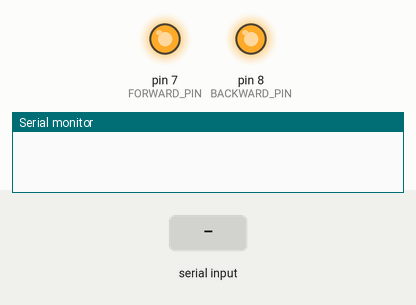
Simulated run of this sketch. Board: Arduino Uno, built with avr-gcc and run on an emulated ATmega328P. On the bench: output pins drawn as LEDs (lit = HIGH), the last lines printed to the serial monitor. The test bench sets the inputs (shaded band).

Above: at 1.2 s.
1.3 s: "FORWARD" received over Serial
At 2.8 s:
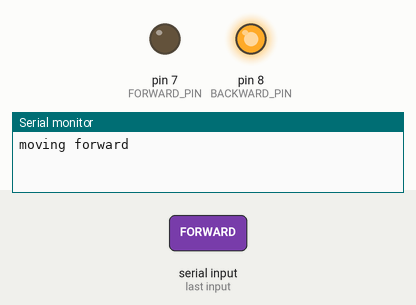
4.3 s: "BACKWARD" received over Serial
At 6.1 s:
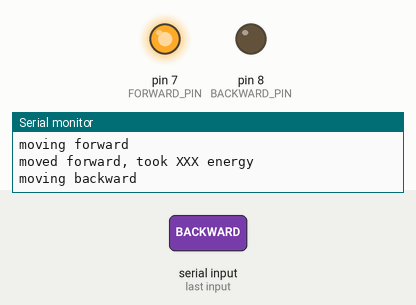
Timing chart, 0 to 7.8 s (numbered marks = the images above; inputs shaded):
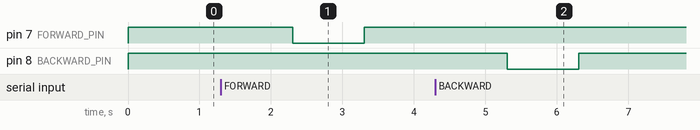

Measured:
- after the input at 1.3 s, pin 7 (FORWARD_PIN): HIGH → LOW after 1.0 s, → HIGH 1.0 s later
- after the input at 4.3 s, pin 8 (BACKWARD_PIN): HIGH → LOW after 1.0 s, → HIGH 1.0 s later

The sketch:

arduino_controller.ino
```cpp
//recieves commands from computer to move panel + sends data when requested

static int FORWARD_PIN = 7;
static int BACKWARD_PIN = 8;

//constants for voltage divider measurement.
const float R1 = 1000000.0;
const float R2 = 100000.0;
const float VREF = 5.0; //V, technically only valid if using external power source, USB power is ~4.83

float readVoltage; //V
float measuredVoltage; //V
float current; //A
float power; //W

//analog pins for current reading
const int A_PANEL = A3;
const int V_PANEL = A2;

const int A_ACTUATOR = A1;
const int V_ACTUATOR = A0;

/*
 * Converts analog pin reading to voltage.
 */
float readingToVoltage(float reading){
  return (reading*VREF)/1023;
}

/*
 * Computes voltage reading from voltage divider.
 */
float voltageDivider(float input){
  return (input)*(R1 + R2)/R2;
}

/*
 * Gets the wattage of the solar panel.
 */
float getPanelPower(){
  current = readingToVoltage(analogRead(A_PANEL));
  measuredVoltage = voltageDivider(readingToVoltage(analogRead(V_PANEL)));
  return current*measuredVoltage;
}

/*
 * Gets the wattage of the actuator.
 */
float getActuatorPower(){
  current = readingToVoltage(analogRead(A_ACTUATOR));
  measuredVoltage = voltageDivider(readingToVoltage(analogRead(V_ACTUATOR)));
  return current*measuredVoltage;
}

void setup() {
  // set pinMode to high, to prevent motion
  pinMode(FORWARD_PIN, OUTPUT);
  pinMode(BACKWARD_PIN, OUTPUT);

  digitalWrite(FORWARD_PIN, HIGH);
  digitalWrite(BACKWARD_PIN, HIGH);

  //initializing serial
  Serial.begin(9600);

}

String msg;

void loop() {
  // put your main code here, to run repeatedly:
  if (Serial.available()){
    msg = Serial.readString();
    if (msg.equals("FORWARD")){
      Serial.println("moving forward");
      digitalWrite(FORWARD_PIN, LOW);
      delay(1000);
      digitalWrite(FORWARD_PIN, HIGH);
      Serial.println("moved forward, took XXX energy");
    } else if (msg.equals("BACKWARD")){
      Serial.println("moving backward");
      digitalWrite(BACKWARD_PIN, LOW);
      delay(1000);
      digitalWrite(BACKWARD_PIN, HIGH);
      Serial.println("moved backward, took XXX energy");
    } else if (msg.equals("DATA")){
      Serial.print("Current solar panel power output ");
      Serial.print(getPanelPower());
    } else {
      Serial.println("UNRECOGNIZED COMMAND");
    }
  }

}
```
